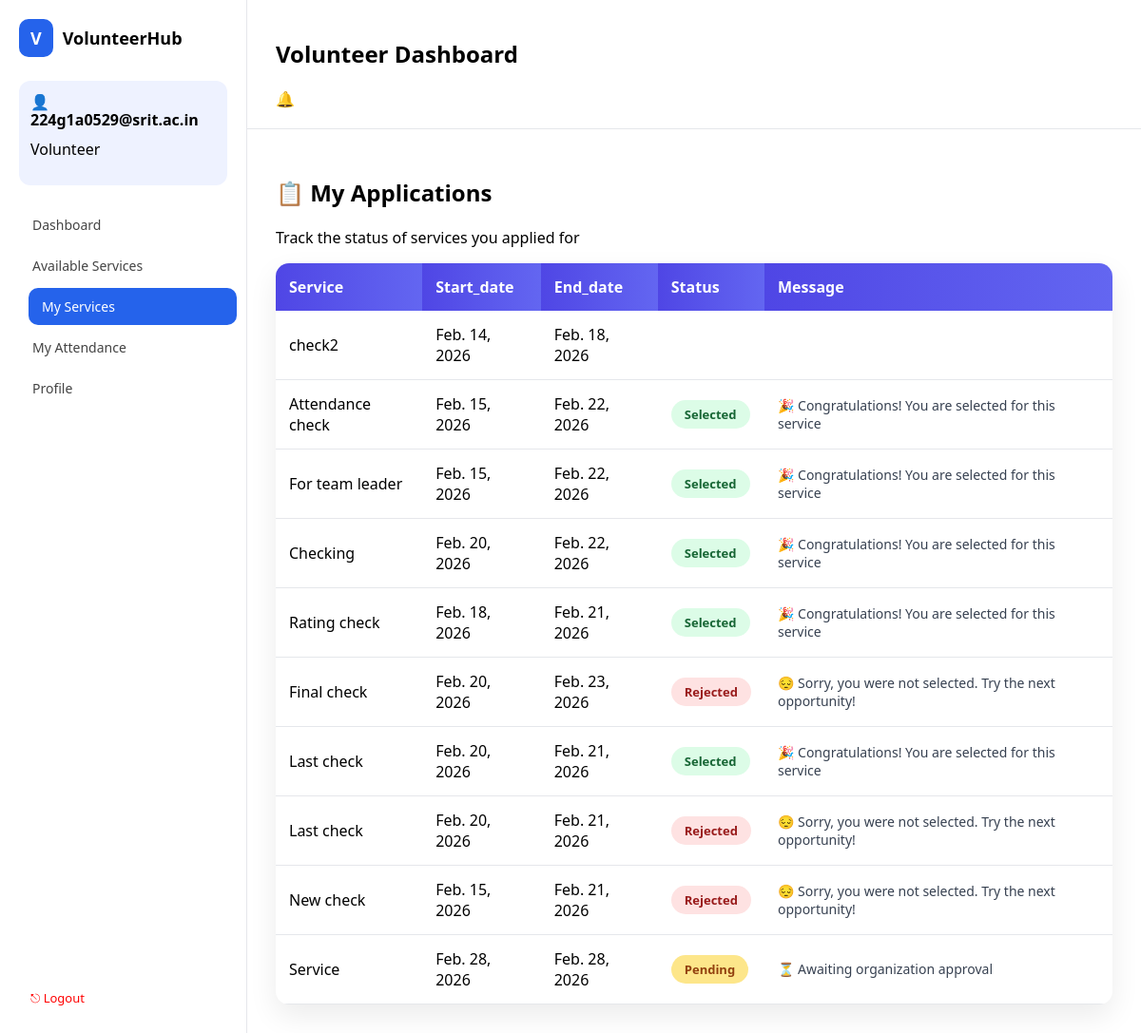
/volunteer/applications/ (signed in), run on the app's committed database.
### app1/models.py (models this page shows, shortened)
class User(AbstractUser):
    ROLE_CHOICES = (
        ('ADMIN', 'Admin'),
        ('VOLUNTEER', 'Volunteer'),
        ('ORGANIZATION', 'Organization'),
    )
    role = models.CharField(max_length=20, choices=ROLE_CHOICES)

class Application(models.Model):
    STATUS_CHOICES = [
        ("APPLIED", "Applied"),
        ("SELECTED", "Selected"),
        ("WAITLIST", "Waitlist"),
        ("REJECTED", "Rejected"),
        ("COMPLETED", "Completed"),
        ("CLOSED", "Closed"),
        ("ABSENT", "Absent"),
    ]
    volunteer = models.ForeignKey(VolunteerProfile, on_delete=models.CASCADE)
    service = models.ForeignKey(Service, on_delete=models.CASCADE)
    status = models.CharField(max_length=20, choices=STATUS_CHOICES, default='APPLIED')
    submission_text = models.TextField(blank=True)
    rating = models.IntegerField(default=0)
    review = models.TextField(blank=True)
    absence_requested = models.BooleanField(default=False)
    absence_approved = models.BooleanField(default=False)

class Service(models.Model):
    STATUS_CHOICES = (
        ('PENDING', 'Pending'),
        ('APPROVED', 'Approved'),
        ('COMPLETED', 'Completed'),
    )
    title = models.CharField(max_length=200)
    description = models.TextField()
    location = models.CharField(max_length=100)
    start_date = models.DateField()
    end_date = models.DateField()
    max_volunteers = models.IntegerField()
    GENDER_PREF = (
    ("ANY", "Any"),
    ("MALE", "Male"),
    ("FEMALE", "Female"),
)
    required_gender = models.CharField(
        max_length=10,
        choices=GENDER_PREF,
        default="ANY"
    )
    required_year = models.CharField(
        max_length=20,
        blank=True,
        null=True
    )
    organization = models.ForeignKey(
        Organization,
        on_delete=models.CASCADE
    )
    organization_name = models.CharField(
        max_length=200,
        blank=True
    )  # ✅ NEW FIELD (typed manually)
    status = models.CharField(
        max_length=20,
        choices=STATUS_CHOICES,
        default='PENDING'
    )
    authorization_letter = models.FileField(
        upload_to="service_letters/",
        null=True,
        blank=True
    )
    created_at = models.DateTimeField(auto_now_add=True)

### app1/views.py (the view)
# urls.py: path('volunteer/applications/', views.volunteer_applications, name='volunteer_applications'),
@login_required
def volunteer_applications(request):
    if request.user.role != "VOLUNTEER":
        return redirect("login")
    profile = VolunteerProfile.objects.get(user=request.user)
    applications = Application.objects.filter(
        volunteer=profile
    ).select_related("service")
    return render(
        request,
        "volunteer/my_applications.html",
        {
            "applications": applications,
            "active_page": "applications"
        }
    )

### app1/templates/volunteer/my_applications.html (shortened to what this page needs)
{% extends "base_volunteer.html" %}
{% block content %}
<h2>📋 My Applications</h2>
<p>Track the status of services you applied for</p>
<table class="table">
    <thead>
        <tr>
            <th>Service</th>
            <th>Start_date</th>
            <th>End_date</th>
            <th>Status</th>
            <th>Message</th>
        </tr>
    </thead>
    <tbody>
    {% for app in applications %}
        <tr>
            <td>{{ app.service.title }}</td>
            <td>{{ app.service.start_date }}</td>
            <td>{{ app.service.end_date }}</td>
            <td>
                {% if app.status == "APPLIED" %}
                    <span class="badge pending">Pending</span>
                {% elif app.status == "SELECTED" %}
                    <span class="badge selected">Selected</span>
                {% elif app.status == "REJECTED" %}
                    <span class="badge rejected">Rejected</span>
                {% elif app.status == "COMPLETED" %}
                    <span class="badge selected">COMPLETED</span>
                {% endif %}
            </td>
            <td class="message">
                {% if app.status == "APPLIED" %}
                    ⏳ Awaiting organization approval
                {% elif app.status == "SELECTED" %}
                    🎉 Congratulations! You are selected for this service
                {% elif app.status == "REJECTED" %}
                    😔 Sorry, you were not selected. Try the next opportunity!
                {% elif app.status == "COMPLETED" %}
                    🎉 Congratulations! Your service was successfully completed.
                {% endif %}
            </td>
        </tr>
    {% empty %}
        <tr>
            <td colspan="4" style="text-align:center;color:#6b7280;">
                You haven’t applied for any services yet
            </td>
        </tr>
    {% endfor %}
    </tbody>
</table>
{% endblock %}

### app1/templates/base_volunteer.html (shortened to what this page needs)
{% load static %}
<!DOCTYPE html>
<html>
<head>
    <link rel="stylesheet" href="{% static 'css/volunteer_dashboard.css' %}">
</head>
<body>
<div class="app">
    <aside class="sidebar">
        <div class="logo">
            <div class="logo-icon">V</div>
            <span>VolunteerHub</span>
        </div>
        <div class="profile-box">
            <div>
                <h4>👤 {{ request.user.username }}</h4>
                <p >    Volunteer</p>
            </div>
        </div>
<nav class="menu">
    <a href="/volunteer/dashboard/"
       class="{% if active_page == 'dashboard' %}active{% endif %}">
        Dashboard
    </a>
    <a href="{% url 'volunteer_available_services' %}"
       class="{% if active_page == 'services' %}active{% endif %}">
        Available Services
    </a>
    <a href="/volunteer/applications/"
       class="{% if active_page == 'applications' %}active{% endif %}">
        My Services
    </a>
    <a href="/volunteer/attendance/"
        class="{% if active_page == 'volunteer_attendance' %} active {%endif %}">
        My Attendance
    </a>
    <a href="{% url 'volunteer_profile' %}"
       class="{% if active_page == 'profile' %}active{% endif %}">
        Profile
    </a>
</nav>
        <div class="sidebar-footer">
            <a class="logout" href="{% url 'logout' %}">⎋ Logout</a>
        </div>
    </aside>
    <main class="main">
        <header class="topbar">
            <h2>Volunteer Dashboard</h2>
            <div class="bell">🔔</div>
        </header>
        <section class="content">
            {% block content %}
            {% endblock %}
        </section>
    </main>
</div>
</body>
</html>

### app1/static/css/volunteer_dashboard.css (style rules this page uses)
* { box-sizing: border-box; font-family: "Segoe UI", sans-serif; }
html, body { height: 100%; margin: 0; overflow: hidden; }
.app { display: flex; height: 100vh; }
.sidebar { width: 260px; background: white; border-right: 1px solid #e5e7eb; padding: 20px; display: flex; flex-direction: column; height: 100vh; overflow: hidden; }
.logo { display: flex; align-items: center; gap: 10px; font-weight: bold; font-size: 18px; margin-bottom: 25px; }
.logo-icon { background: #2563eb; color: white; padding: 8px 12px; border-radius: 10px; }
.profile-box { display: flex; gap: 12px; background: #eef2ff; padding: 12px; border-radius: 12px; margin-top:0px; margin-bottom: 2px; }
.profile-box div { line-height: 1.2; margin-top:-20px; }
.profile-box p { line-height: 1.2; margin-top:-10px; }
.menu { margin-top: 20px; }
.menu a { display: flex; align-items: center; gap: 10px; padding: 10px 14px; margin-bottom: 4px; border-radius: 10px; text-decoration: none; color: #444; font-size: 14px; transition: transform 0.3s ease; }
.menu a.active, .menu a:hover { background: #2563eb; color: white; transform: translateX(10px); }
.sidebar-footer { margin-top: auto; padding-top: 10px; }
.sidebar-footer a { display: flex; align-items: center; gap: 8px; padding: 8px 12px; margin-top: 4px; font-size: 13px; text-decoration: none; }
.logout { color: red; }
.main { flex: 1; display: flex; flex-direction: column; height: 100vh; }
.topbar { background: white; padding: 20px 30px; border-bottom: 1px solid #e5e7eb; justify-content:space-between; flex-shrink: 0; }
.content { padding: 30px; flex: 1; overflow-y: auto; }

### app1/templates/volunteer/my_applications.html (style rules this page uses)
.table { width:100%; border-collapse:collapse; background:white; border-radius:14px; overflow:hidden; box-shadow:0 12px 30px rgba(0,0,0,.08); }
.table th { background:linear-gradient(90deg,#4f46e5,#6366f1); color:white; padding:14px; text-align:left; }
.table td { padding:14px; border-bottom:1px solid #e5e7eb; }
.badge { padding:6px 14px; border-radius:20px; font-size:13px; font-weight:600; display:inline-block; }
.pending { background:#fde68a; color:#92400e; }
.selected { background:#dcfce7; color:#166534; }
.rejected { background:#fee2e2; color:#991b1b; }
.message { font-size:14px; color:#374151; }

### data on the page
User: user.username "224g1a0529@srit.ac.in"
Application: service "check2", service.start_date "Feb. 14, 2026", service.end_date "Feb. 18, 2026"
Application: service "Attendance check", service.start_date "Feb. 15, 2026", service.end_date "Feb. 22, 2026", status "Selected", shows "🎉 Congratulations! You are selected for this service"
Application: service "For team leader", service.start_date "Feb. 15, 2026", service.end_date "Feb. 22, 2026", status "Selected", shows "🎉 Congratulations! You are selected for this service"
Application: service "Checking", service.start_date "Feb. 20, 2026", service.end_date "Feb. 22, 2026", status "Selected", shows "🎉 Congratulations! You are selected for this service"
Application: service "Rating check", service.start_date "Feb. 18, 2026", service.end_date "Feb. 21, 2026", status "Selected", shows "🎉 Congratulations! You are selected for this service"
Application: service "Final check", service.start_date "Feb. 20, 2026", service.end_date "Feb. 23, 2026", status "Rejected", shows "😔 Sorry, you were not selected. Try the next opportunity!"
Application: service "Last check", service.start_date "Feb. 20, 2026", service.end_date "Feb. 21, 2026", status "Selected", shows "🎉 Congratulations! You are selected for this service"
Application: service "Last check", service.start_date "Feb. 20, 2026", service.end_date "Feb. 21, 2026", status "Rejected", shows "😔 Sorry, you were not selected. Try the next opportunity!"
Application: service "New check", service.start_date "Feb. 15, 2026", service.end_date "Feb. 21, 2026", status "Rejected", shows "😔 Sorry, you were not selected. Try the next opportunity!"
Application: service "Service", service.start_date "Feb. 28, 2026", service.end_date "Feb. 28, 2026", status "Pending"
